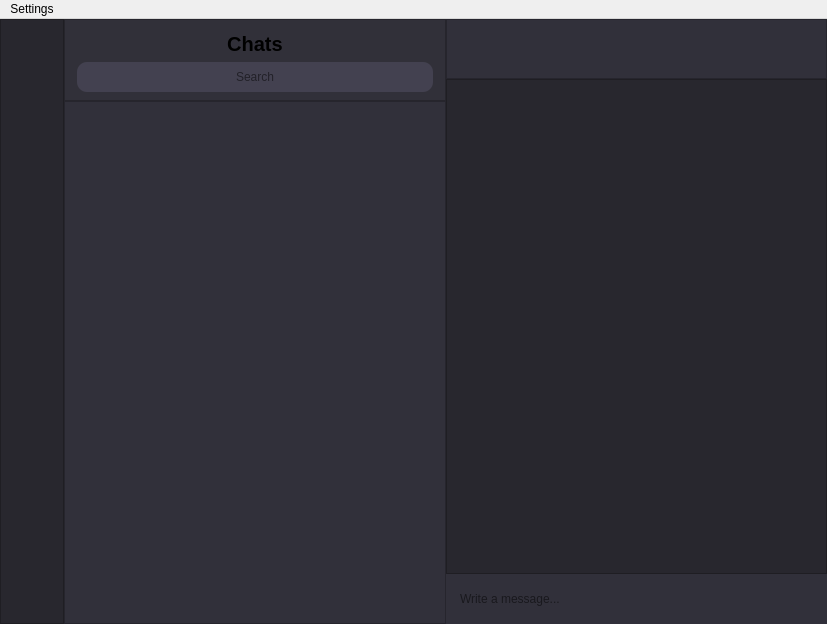
<?xml version="1.0" encoding="UTF-8"?>
<ui version="4.0">
 <class>ChatsWindow</class>
 <widget class="QMainWindow" name="ChatsWindow">
  <property name="geometry">
   <rect>
    <x>0</x>
    <y>0</y>
    <width>827</width>
    <height>624</height>
   </rect>
  </property>
  <property name="windowTitle">
   <string>Trace</string>
  </property>
  <property name="styleSheet">
   <string notr="true">QMainWindow
{
	background-color: rgb(49, 48, 58);
}</string>
  </property>
  <widget class="QWidget" name="chats_widget">
   <property name="sizePolicy">
    <sizepolicy hsizetype="Expanding" vsizetype="Expanding">
     <horstretch>0</horstretch>
     <verstretch>0</verstretch>
    </sizepolicy>
   </property>
   <property name="styleSheet">
    <string notr="true">QWidget
{
background-color: rgb(49, 48, 58);
}</string>
   </property>
   <layout class="QHBoxLayout" name="horizontalLayout_3">
    <property name="spacing">
     <number>0</number>
    </property>
    <property name="leftMargin">
     <number>0</number>
    </property>
    <property name="topMargin">
     <number>0</number>
    </property>
    <property name="rightMargin">
     <number>0</number>
    </property>
    <property name="bottomMargin">
     <number>0</number>
    </property>
    <item>
     <layout class="QVBoxLayout" name="leftButtonLayout">
      <property name="spacing">
       <number>0</number>
      </property>
      <item>
       <widget class="QFrame" name="leftFrame">
        <property name="minimumSize">
         <size>
          <width>50</width>
          <height>0</height>
         </size>
        </property>
        <property name="styleSheet">
         <string notr="true">QFrame
{
	background-color: rgb(40, 39, 46);
}</string>
        </property>
        <property name="frameShape">
         <enum>QFrame::Shape::StyledPanel</enum>
        </property>
        <property name="frameShadow">
         <enum>QFrame::Shadow::Raised</enum>
        </property>
        <layout class="QHBoxLayout" name="horizontalLayout_4">
         <property name="spacing">
          <number>0</number>
         </property>
         <property name="leftMargin">
          <number>1</number>
         </property>
         <property name="topMargin">
          <number>0</number>
         </property>
         <property name="rightMargin">
          <number>1</number>
         </property>
         <property name="bottomMargin">
          <number>0</number>
         </property>
         <item alignment="Qt::AlignmentFlag::AlignTop">
          <widget class="QPushButton" name="menu_push_button">
           <property name="enabled">
            <bool>true</bool>
           </property>
           <property name="minimumSize">
            <size>
             <width>60</width>
             <height>40</height>
            </size>
           </property>
           <property name="cursor">
            <cursorShape>PointingHandCursor</cursorShape>
           </property>
           <property name="styleSheet">
            <string notr="true">QPushButton
{
	border: none;
	background-color: rgb(40, 39, 46);
	color: rgb(40, 39, 45);
	margin-left: 0px;
}</string>
           </property>
           <property name="text">
            <string/>
           </property>
           <property name="icon">
            <iconset resource="../resources.qrc">
             <normaloff>:/icons/resources/icons/menu-btn.svg</normaloff>:/icons/resources/icons/menu-btn.svg</iconset>
           </property>
           <property name="iconSize">
            <size>
             <width>20</width>
             <height>25</height>
            </size>
           </property>
          </widget>
         </item>
        </layout>
       </widget>
      </item>
     </layout>
    </item>
    <item>
     <widget class="QSplitter" name="splitter">
      <property name="toolTipDuration">
       <number>-1</number>
      </property>
      <property name="styleSheet">
       <string notr="true">QSplitter::handle {
	background-color: rgb(40, 39, 46);
}</string>
      </property>
      <property name="lineWidth">
       <number>0</number>
      </property>
      <property name="orientation">
       <enum>Qt::Orientation::Horizontal</enum>
      </property>
      <property name="opaqueResize">
       <bool>true</bool>
      </property>
      <property name="handleWidth">
       <number>0</number>
      </property>
      <property name="childrenCollapsible">
       <bool>true</bool>
      </property>
      <widget class="QWidget" name="layoutWidget">
       <layout class="QVBoxLayout" name="verticalLayout">
        <property name="spacing">
         <number>0</number>
        </property>
        <item>
         <widget class="QFrame" name="frame">
          <property name="minimumSize">
           <size>
            <width>0</width>
            <height>70</height>
           </size>
          </property>
          <property name="styleSheet">
           <string notr="true">QFrame
{
	background-color: rgb(49, 48, 57);
}</string>
          </property>
          <property name="frameShape">
           <enum>QFrame::Shape::StyledPanel</enum>
          </property>
          <property name="frameShadow">
           <enum>QFrame::Shadow::Raised</enum>
          </property>
          <layout class="QVBoxLayout" name="verticalLayout_2">
           <property name="spacing">
            <number>-1</number>
           </property>
           <property name="leftMargin">
            <number>12</number>
           </property>
           <property name="topMargin">
            <number>12</number>
           </property>
           <property name="rightMargin">
            <number>12</number>
           </property>
           <property name="bottomMargin">
            <number>8</number>
           </property>
           <item>
            <widget class="QLabel" name="label">
             <property name="font">
              <font>
               <pointsize>15</pointsize>
               <bold>true</bold>
              </font>
             </property>
             <property name="text">
              <string>Chats</string>
             </property>
             <property name="alignment">
              <set>Qt::AlignmentFlag::AlignCenter</set>
             </property>
            </widget>
           </item>
           <item>
            <widget class="QLineEdit" name="lineEdit">
             <property name="minimumSize">
              <size>
               <width>0</width>
               <height>30</height>
              </size>
             </property>
             <property name="focusPolicy">
              <enum>Qt::FocusPolicy::ClickFocus</enum>
             </property>
             <property name="styleSheet">
              <string notr="true">QLineEdit
{
	background-color: rgb(67, 65, 80);
	border-radius: 10px;
}</string>
             </property>
             <property name="frame">
              <bool>false</bool>
             </property>
             <property name="alignment">
              <set>Qt::AlignmentFlag::AlignCenter</set>
             </property>
             <property name="placeholderText">
              <string>Search</string>
             </property>
             <property name="clearButtonEnabled">
              <bool>true</bool>
             </property>
            </widget>
           </item>
          </layout>
         </widget>
        </item>
        <item>
         <widget class="QListWidget" name="list_of_chats">
          <property name="styleSheet">
           <string notr="true">QListWidget
{
	background-color: rgb(49, 48, 58);
}

QScrollBar:vertical
{
	width: 8px;
}

QScrollBar::handle:vertical
{
	background: grey;
	border-radius : 4px;
}

QScrollBar::add-page:vertical, QScrollBar::sub-page:vertical
{
	background: rgb(49, 48, 58);
}


QScrollArea
{
	background-color: rgb(49, 48, 58);
}

QAbstractScrollArea 
{
	background-color: rgb(49, 48, 58);
}
</string>
          </property>
          <property name="lineWidth">
           <number>0</number>
          </property>
          <property name="verticalScrollBarPolicy">
           <enum>Qt::ScrollBarPolicy::ScrollBarAsNeeded</enum>
          </property>
          <property name="horizontalScrollBarPolicy">
           <enum>Qt::ScrollBarPolicy::ScrollBarAlwaysOff</enum>
          </property>
          <property name="sizeAdjustPolicy">
           <enum>QAbstractScrollArea::SizeAdjustPolicy::AdjustIgnored</enum>
          </property>
          <property name="autoScrollMargin">
           <number>16</number>
          </property>
          <property name="currentRow">
           <number>-1</number>
          </property>
         </widget>
        </item>
       </layout>
      </widget>
      <widget class="QWidget" name="verticalLayoutWidget">
       <layout class="QVBoxLayout" name="curr_and_msg_layout">
        <property name="spacing">
         <number>0</number>
        </property>
        <property name="sizeConstraint">
         <enum>QLayout::SizeConstraint::SetDefaultConstraint</enum>
        </property>
        <property name="leftMargin">
         <number>0</number>
        </property>
        <item>
         <widget class="QFrame" name="recipient">
          <property name="minimumSize">
           <size>
            <width>0</width>
            <height>60</height>
           </size>
          </property>
          <property name="styleSheet">
           <string notr="true">QFrame
{
	background-color: rgb(49, 48, 58);
}</string>
          </property>
          <property name="frameShape">
           <enum>QFrame::Shape::StyledPanel</enum>
          </property>
          <property name="frameShadow">
           <enum>QFrame::Shadow::Raised</enum>
          </property>
          <layout class="QHBoxLayout" name="horizontalLayout">
           <item>
            <widget class="QLabel" name="recipientName">
             <property name="font">
              <font>
               <pointsize>16</pointsize>
               <bold>true</bold>
              </font>
             </property>
             <property name="text">
              <string/>
             </property>
            </widget>
           </item>
          </layout>
         </widget>
        </item>
        <item>
         <widget class="QListWidget" name="current_chat">
          <property name="styleSheet">
           <string notr="true">QScrollBar
{
	background-color: rgb(49, 48, 58);
}

QListWidget
{
	background-color: rgb(40, 39, 46);
}</string>
          </property>
          <property name="lineWidth">
           <number>0</number>
          </property>
          <property name="verticalScrollBarPolicy">
           <enum>Qt::ScrollBarPolicy::ScrollBarAlwaysOff</enum>
          </property>
          <property name="horizontalScrollBarPolicy">
           <enum>Qt::ScrollBarPolicy::ScrollBarAlwaysOff</enum>
          </property>
          <property name="currentRow">
           <number>-1</number>
          </property>
         </widget>
        </item>
        <item>
         <widget class="QLineEdit" name="message_input">
          <property name="minimumSize">
           <size>
            <width>0</width>
            <height>50</height>
           </size>
          </property>
          <property name="maximumSize">
           <size>
            <width>16777215</width>
            <height>16777215</height>
           </size>
          </property>
          <property name="toolTipDuration">
           <number>-1</number>
          </property>
          <property name="styleSheet">
           <string notr="true">QLineEdit
{
	background-color: rgb(49, 48, 58);
	padding-left: 12px;
}</string>
          </property>
          <property name="inputMethodHints">
           <set>Qt::InputMethodHint::ImhNone</set>
          </property>
          <property name="frame">
           <bool>false</bool>
          </property>
          <property name="cursorPosition">
           <number>0</number>
          </property>
          <property name="alignment">
           <set>Qt::AlignmentFlag::AlignLeading|Qt::AlignmentFlag::AlignLeft|Qt::AlignmentFlag::AlignVCenter</set>
          </property>
          <property name="dragEnabled">
           <bool>false</bool>
          </property>
          <property name="readOnly">
           <bool>false</bool>
          </property>
          <property name="placeholderText">
           <string>Write a message...</string>
          </property>
          <property name="cursorMoveStyle">
           <enum>Qt::CursorMoveStyle::LogicalMoveStyle</enum>
          </property>
          <property name="clearButtonEnabled">
           <bool>false</bool>
          </property>
         </widget>
        </item>
       </layout>
      </widget>
     </widget>
    </item>
   </layout>
  </widget>
  <widget class="QMenuBar" name="menubar">
   <property name="geometry">
    <rect>
     <x>0</x>
     <y>0</y>
     <width>827</width>
     <height>24</height>
    </rect>
   </property>
   <widget class="QMenu" name="settings_button">
    <property name="title">
     <string>Settings</string>
    </property>
   </widget>
   <addaction name="settings_button"/>
  </widget>
 </widget>
 <resources>
  <include location="../resources.qrc"/>
 </resources>
 <connections/>
</ui>
